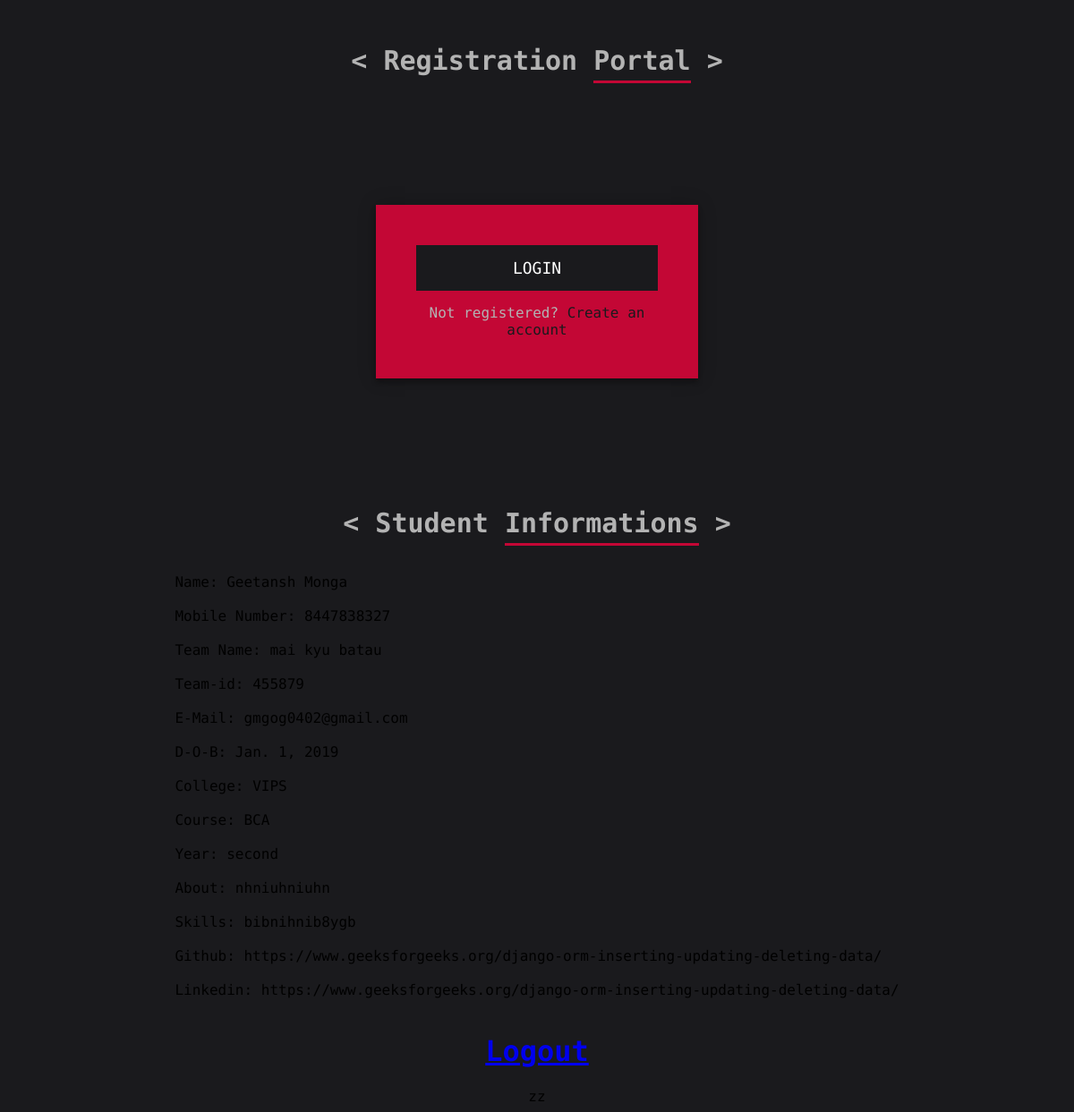
The page /registrations/ (signed in) on the database its author committed.
### registrations/models.py (models this page shows, shortened)
class user(models.Model):
    year = [
  ("first", "1st"),
  ("second", "2nd"),
  ("third", "3rd"),
  ("fourth", "4th"),
  ]
    title = [
    ('male', 'Mr.'),
    ('female', 'Mrs.')
    ]
    username = models.CharField(max_length=50,blank=True,)
    first_name = models.CharField(max_length=20,null=False)
    last_name = models.CharField(max_length=20,null=True)
    mob = models.CharField(max_length=10,unique=True,blank=False)
    title = models.CharField(max_length=6,choices=title,blank=False)
    mail = models.EmailField(unique=True,blank=False)
    dob = models.DateField(blank=False)
    college = models.CharField(max_length=30)
    course = models.CharField(max_length = 25,blank=False)
    year = models.CharField(max_length=6,choices=year)
    city = models.CharField(max_length=30,blank=False)
    about = models.TextField(blank=False)
    skills = models.TextField(blank=False)
    githubUrl = models.URLField()
    linkedinUrl = models.URLField()
    team_id = models.ForeignKey(team, on_delete = models.CASCADE)
    teamname = models.CharField(max_length=30,blank=True)

class team(models.Model):
  team_id = models.CharField(unique=True,max_length=6)
  team_name = models.CharField(max_length=20)
  def __str__(self):
    return self.team_id

### registrations/views.py (the view)
# urls.py: path('',profile, name='profile'),
@login_required(login_url='accounts:login_page')
def profile(request):
    username = request.user.username
    profiles = user.objects.all()
    for participants in profiles:
        if participants.username == username:
            return render(request,'registrations/profile.html',{'profile' : participants})
    else:
        return redirect('registrations:create_user')

### registrations/templates/registrations/profile.html (shortened to what this page needs)
{% extends 'registrations/base.html' %}
    {% block details%}
    <div class="flex-wrapper">
        <div class="page-heading">
          <h1>< Student <span>Informations</span> ></h1>
        </div>
            <br>
                Name: {{profile.first_name}} {{profile.last_name}}<br><br>
                Mobile Number: {{profile.mob}} <br><br>
                Team Name: {{profile.teamname}} <br><br>
                Team-id: {{profile.team_id}} <br><br>
                E-Mail: {{profile.mail}} <br><br>
                D-O-B: {{profile.dob}} <br><br>
                College: {{profile.college}} <br><br>
                Course: {{profile.course}} <br><br>
                Year: {{profile.year}} <br><br>
                About:  {{profile.about}} <br><br>
                Skills: {{profile.skills}} <br><br>
                Github: {{profile.githubUrl}} <br><br>
                Linkedin: {{profile.linkedinUrl}} <br><br>
    <a href="{% url 'accounts:logout_page'%}"><h1>Logout</h1></a>
    {%endblock%}

### registrations/templates/registrations/base.html (shortened to what this page needs)
{% load static %}
<!DOCTYPE html>
<html lang="en">
  <head>
    <link rel="stylesheet" href="{% static 'style.css' %}" />
  </head>
  <body>
    <div class="flex-wrapper">
      <div class="page-heading">
        <h1>< Registration <span>Portal</span> ></h1>
      </div>
    <div class="login-page">
      <div class="form">
        <form class="login-form" method="POST">{% csrf_token %}
          <button>Login</button>
          <p class="message">
            Not registered? <a href="#">Create an account</a>
          </p>
        </form>
      </div>
    </div>
        {% block details %}
        {% endblock %}
        {% block form%}zz
        {% endblock%}
  </body>
</html>

### staticfiles/style.css (style rules this page uses)
.login-page { width: 360px; padding: 8% 0 0; margin: auto; }
.form { position: relative; z-index: 1; background: #c30735; max-width: 360px; margin: 30px auto 100px; padding: 45px; text-align: center; box-shadow: 0 0 20px 0 rgba(0, 0, 0, 0.2), 0 5px 5px 0 rgba(0, 0, 0, 0.24); }
.form button { font-family: "Space mono", monospace; text-transform: uppercase; outline: 0; background: #1a1a1d; width: 100%; border: 0; padding: 15px; color: #ffffff; font-size: 18px; -webkit-transition: all 0.3 ease; transition: all 0.3 ease; cursor: pointer; }
.form .message { margin: 15px 0 0; color: #b3b3b3; font-size: 16px; }
.form .message a { color: #1a1a1d; text-decoration: none; }
body { background: #1a1a1d; font-family: "Space mono", monospace; -webkit-font-smoothing: antialiased; -moz-osx-font-smoothing: grayscale; }
.flex-wrapper { display: -webkit-box; display: -ms-flexbox; display: flex; -webkit-box-orient: vertical; -webkit-box-direction: normal; -ms-flex-flow: column; flex-flow: column; -webkit-box-align: center; -ms-flex-align: center; align-items: center; -webkit-box-pack: center; -ms-flex-pack: center; justify-content: center; }
.page-heading h1 { font-size: 30px; margin-top: 10%; color: #b3b3b3; }
.page-heading span { padding-bottom: 5px; border-bottom: 3px solid #c30735; }

### rows shown on the page
user: first_name "Geetansh", last_name "Monga", mob "8447838327", teamname "mai kyu batau", team_id "455879", mail "gmgog0402@gmail.com", dob "Jan. 1, 2019", college "VIPS", course "BCA", year "second", about "nhniuhniuhn", skills "bibnihnib8ygb", githubUrl "https://www.geeksforgeeks.org/django-orm-inserting-updating-deleting-data/", linkedinUrl "https://www.geeksforgeeks.org/django-orm-inserting-updating-deleting-data/"
